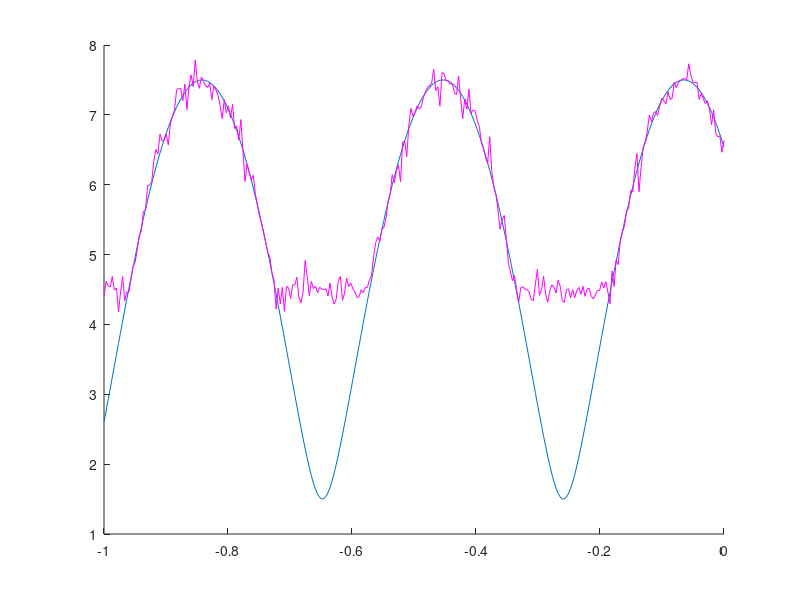
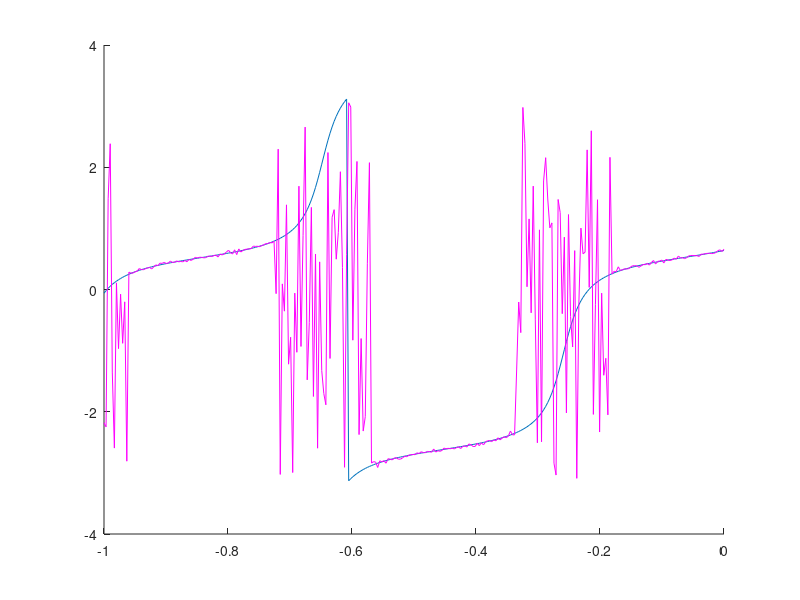

MATLAB code for these plots, in order:
clear all
close all
clc

n=300;
x=linspace(-1,0,n);

f=440;
c=342;
k=2*pi*f/c;

noise=0.8
sigma=noise*rand(n,1);
error=sigma.*((rand(n,1)-0.5)+i*(rand(n,1)-0.5));

Inc=3
R=0.5*exp(j*pi/3)*Inc


P_theory=Inc*exp(-j*k*x')+R*Inc*exp(j*k*x');

maxP_theory=max(abs(P_theory));

P_theory_truncated=P_theory;

for ii=1:length(P_theory_truncated)
   if abs(P_theory_truncated(ii))<(0.6*maxP_theory)
      P_theory_truncated(ii)=0.6*maxP_theory*exp(j*2*pi*rand(1,1)); 
   end
end


P_measurement=P_theory_truncated+error;

fid_x=fopen('position.txt','w');
fid_theory=fopen('P_pure.txt','w');
fid_theory_truncated=fopen('P_background.txt','w');
fid_measurement=fopen('P_noisy.txt','w');

for ii=1:n
    fprintf(fid_x,'%1.15e\n',x(ii));
    fprintf(fid_theory,'%1.15e \t %1.15e\n',real(P_theory(ii)),imag(P_theory(ii)));
    fprintf(fid_theory_truncated,'%1.15e \t %1.15e\n',real(P_theory_truncated(ii)),imag(P_theory_truncated(ii)));
    fprintf(fid_measurement,'%1.15e \t %1.15e\n',real(P_measurement(ii)),imag(P_measurement(ii)));
end
fclose(fid_x);
fclose(fid_theory);
fclose(fid_theory_truncated);
fclose(fid_measurement);

figure(1)
hold on
plot(x,abs(P_theory))
plot(x,abs(P_measurement),'m')
figure(2)
hold on
plot(x,angle(P_theory))
plot(x,angle(P_measurement),'m')

